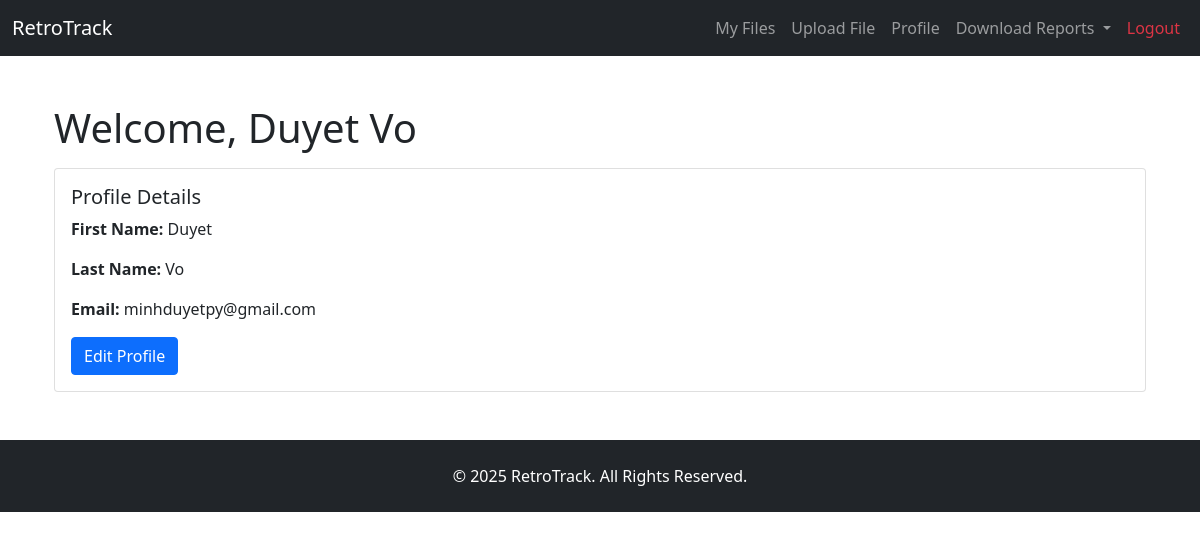
The page /profile (signed in) on the database its author committed.
### app/models.py (models this page shows, shortened)
class User(db.Model):
    id = db.Column(db.Integer, primary_key=True)
    first_name = db.Column(db.String(100), nullable=False)
    last_name = db.Column(db.String(100), nullable=False)
    email = db.Column(db.String(120), unique=True, nullable=False)
    password = db.Column(db.String(60), nullable=False)

### app/routes.py (the view)
@app.route('/profile')
def profile():
    if 'user_id' not in session:
        flash("Login required.", "danger")
        return redirect(url_for('login'))
    usr = User.query.get(session['user_id'])
    if not usr:
        flash("User not found.", "danger")
        return redirect(url_for('logout'))
    return render_template('profile.html', user=usr)

### app/routes.py (called while the page is built)
@app.context_processor
def inject_now():
    return {"now": datetime.utcnow()}

@app.context_processor
def inject_user_files():
    if 'user_id' in session:
        files = File.query.filter_by(user_id=session['user_id']).all()
    else:
        files = []
    return dict(user_files=files)

### app/templates/profile.html
{% extends "base.html" %}
{% block content %}
<div class="container mt-5">
    <h1>Welcome, {{ user.first_name }} {{ user.last_name }}</h1>
    <div class="card mt-3">
        <div class="card-body">
            <h5 class="card-title">Profile Details</h5>
            <p class="card-text"><strong>First Name:</strong> {{ user.first_name }}</p>
            <p class="card-text"><strong>Last Name:</strong> {{ user.last_name }}</p>
            <p class="card-text"><strong>Email:</strong> {{ user.email }}</p>
            <a href="{{ url_for('edit_profile') }}" class="btn btn-primary">Edit Profile</a>
        </div>
    </div>
</div>
{% endblock %}

### rows shown on the page
User: first_name "Duyet", last_name "Vo", email "minhduyetpy@gmail.com"
